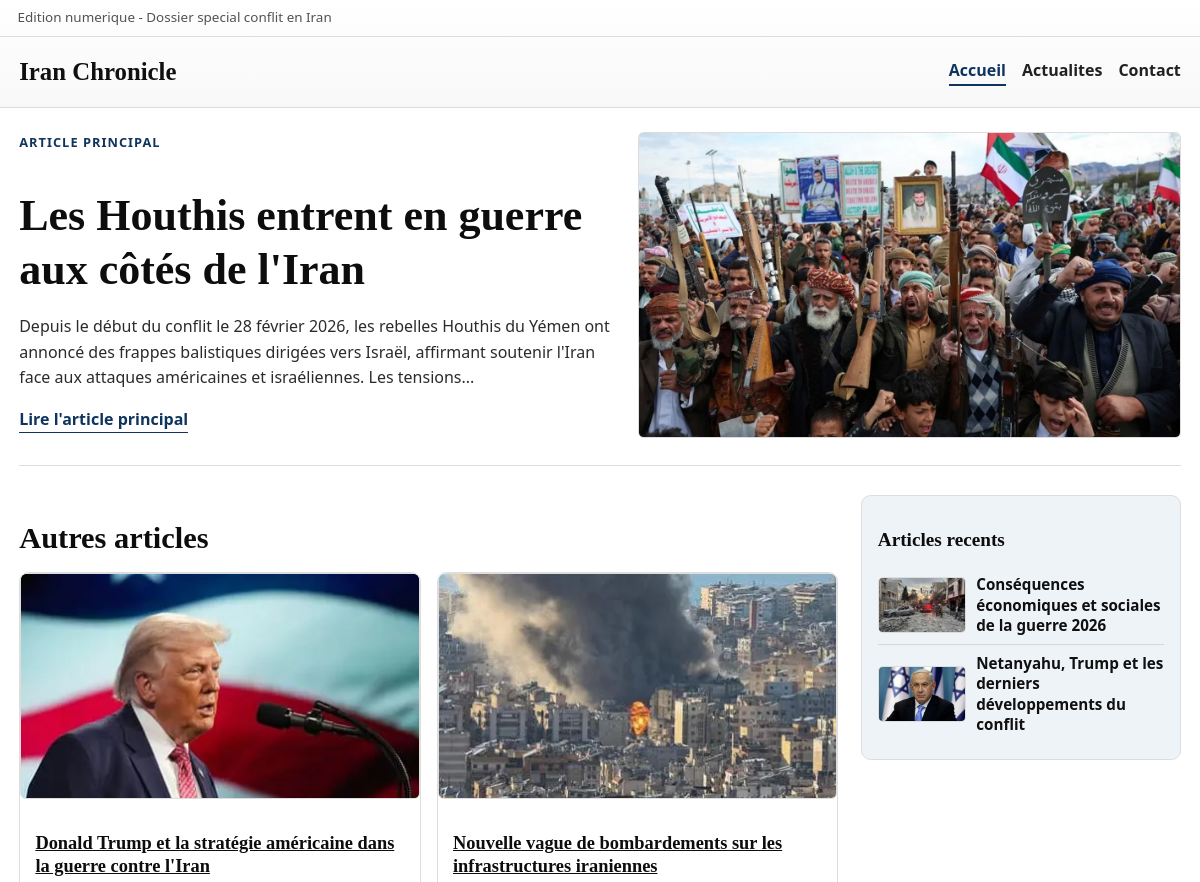
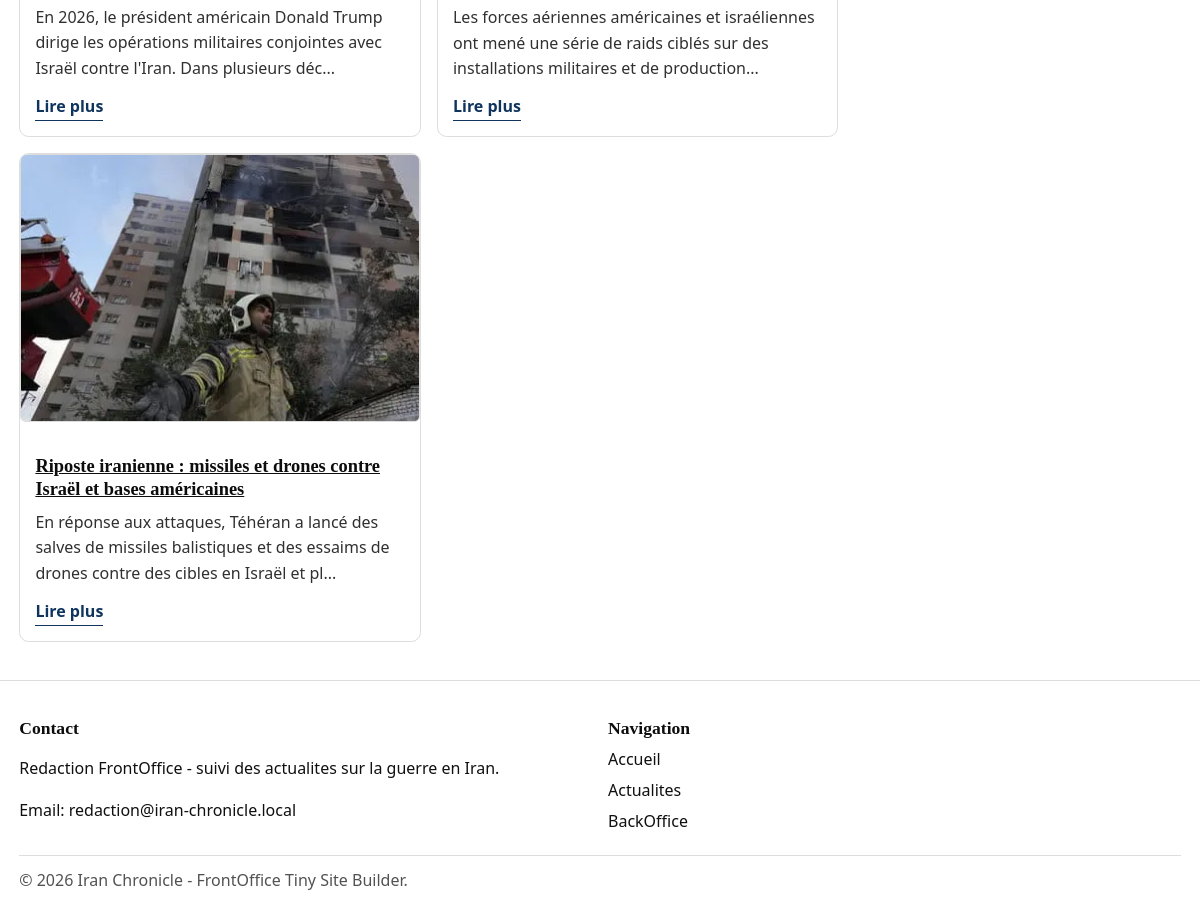
The page / on the database its author committed (2 pictures, top to bottom).
### tables this page shows
CREATE TABLE article_images (
  id INT UNSIGNED AUTO_INCREMENT PRIMARY KEY,
  article_id INT UNSIGNED NOT NULL,
  image_kind ENUM('main', 'thumb') NOT NULL DEFAULT 'main',
  image_path VARCHAR(255) NOT NULL,
  image_alt VARCHAR(255) DEFAULT NULL,
  sort_order TINYINT UNSIGNED NOT NULL DEFAULT 1,
  created_at TIMESTAMP NOT NULL DEFAULT CURRENT_TIMESTAMP,
  CONSTRAINT fk_article_images_article
    FOREIGN KEY (article_id) REFERENCES articles(id)
    ON DELETE CASCADE,
  UNIQUE KEY uq_article_kind (article_id, image_kind),
  KEY idx_article_images_article_id (article_id)
);

CREATE TABLE articles (
  id INT UNSIGNED AUTO_INCREMENT PRIMARY KEY,
  title VARCHAR(255) NOT NULL,
  slug VARCHAR(255) NOT NULL UNIQUE,
  content TEXT NOT NULL,
  is_published TINYINT(1) NOT NULL DEFAULT 1,
  created_at TIMESTAMP NOT NULL DEFAULT CURRENT_TIMESTAMP,
  updated_at TIMESTAMP NOT NULL DEFAULT CURRENT_TIMESTAMP ON UPDATE CURRENT_TIMESTAMP
);

### src/includes/front_helpers.php (called while the page is built, shortened)
<?php
function h($value)
{
    return htmlspecialchars((string)$value, ENT_QUOTES, 'UTF-8');
}
function front_excerpt($text, $maxLength = 180)
{
    $plain = trim((string)preg_replace('/\s+/', ' ', strip_tags((string)$text)));
    return rtrim(substr($plain, 0, $maxLength - 1)) . '...';
}
function front_article_url($article)
{
    $id = isset($article['id']) ? (int)$article['id'] : 0;
    $page = 1;
    $rubrique = isset($article['rubrique']) ? (int)$article['rubrique'] : 5;
    return '/articles/guerre-iran-article-' . $id . '-' . $page . '-' . $rubrique . '.html';
}
function front_article_alt($article, $fallback = 'actualite guerre iran')
{
    if (!empty($article['image_alt'])) {
        return (string)$article['image_alt'];
    }
    return $fallback;
}
function front_article_thumb_alt($article, $fallback = 'actualite guerre iran')
{
    if (!empty($article['image_thumb_alt'])) {
        return (string)$article['image_thumb_alt'];
    }
    return front_article_alt($article, $fallback);
}
function front_local_image_url($rawPath)
{
    $path = trim((string)$rawPath);
    $normalized = '/' . ltrim($path, '/');
    $fullPath = dirname(__DIR__) . str_replace('/', DIRECTORY_SEPARATOR, $normalized);
    if (is_file($fullPath)) {
        return $normalized;
    }
    return null;
}
function front_build_thumb_path($rawPath)
{
    $path = trim((string)$rawPath);
    $dotPos = strrpos($path, '.');
    $prefix = substr($path, 0, $dotPos);
    $suffix = substr($path, $dotPos);
    return $prefix . '-thumb' . $suffix;
}
function front_article_image_src($article, $width, $height, $fallbackAlt = 'actualite guerre iran')
{
    $local = front_local_image_url(isset($article['image_url']) ? $article['image_url'] : '');
    if ($local !== null) {
        return $local;
    }
    return front_svg_placeholder(front_article_alt($article, $fallbackAlt), $width, $height);
}
function front_article_thumb_src($article, $width, $height, $fallbackAlt = 'actualite guerre iran')
{
    $thumbLocalFromDb = front_local_image_url(isset($article['image_thumb_url']) ? $article['image_thumb_url'] : '');
    if ($thumbLocalFromDb !== null) {
        return $thumbLocalFromDb;
    }
    $thumbPath = front_build_thumb_path(isset($article['image_url']) ? $article['image_url'] : '');
    $thumbLocal = front_local_image_url($thumbPath);
    return front_article_image_src($article, $width, $height, $fallbackAlt);
}
function front_fetch_articles_by_ids($ids)
{
    $cleanIds = array();
    foreach ($ids as $id) {
        $num = (int)$id;
        if ($num > 0) {
            $cleanIds[] = $num;
        }
    }
    $pdo = db();
    $placeholders = implode(',', array_fill(0, count($cleanIds), '?'));
    $rows = array();
    try {
        $sql = "SELECT
                    a.id,
                    a.title,
                    a.slug,
                    a.content,
                    ai_main.image_path AS image_url,
                    COALESCE(ai_thumb.image_path, '') AS image_thumb_url,
                    COALESCE(NULLIF(ai_main.image_alt, ''), a.title) AS image_alt,
                    COALESCE(NULLIF(ai_thumb.image_alt, ''), NULLIF(ai_main.image_alt, ''), a.title) AS image_thumb_alt,
                    a.created_at,
                    a.updated_at
                FROM articles a
                LEFT JOIN article_images ai_main
                    ON ai_main.article_id = a.id AND ai_main.image_kind = 'main'
                LEFT JOIN article_images ai_thumb
                    ON ai_thumb.article_id = a.id AND ai_thumb.image_kind = 'thumb'
                WHERE a.is_published = 1 AND a.id IN (" . $placeholders . ")";
        $stmt = $pdo->prepare($sql);
        $stmt->execute($cleanIds);
        $rows = $stmt->fetchAll(PDO::FETCH_ASSOC);
    } catch (PDOException $exception) {
        try {
            $sql = "SELECT
                        a.id,
                        a.title,
                        a.slug,
                        a.content,
                        ai_main.image_path AS image_url,
                        COALESCE(ai_thumb.image_path, '') AS image_thumb_url,
                        COALESCE(NULLIF(ai_main.image_alt, ''), a.title) AS image_alt,
                        COALESCE(NULLIF(ai_thumb.image_alt, ''), NULLIF(ai_main.image_alt, ''), a.title) AS image_thumb_alt,
                        a.created_at,
                        a.updated_at
                    FROM articles a
                    LEFT JOIN article_images ai_main
                        ON ai_main.article_id = a.id AND ai_main.image_kind = 'main'
                    LEFT JOIN article_images ai_thumb
                        ON ai_thumb.article_id = a.id AND ai_thumb.image_kind = 'thumb'
                    WHERE a.id IN (" . $placeholders . ")";
            $stmt = $pdo->prepare($sql);
            $stmt->execute($cleanIds);
            $rows = $stmt->fetchAll(PDO::FETCH_ASSOC);
        } catch (PDOException $exception) {
            $sql = 'SELECT id, title, slug, content, NULL AS image_url, NULL AS image_thumb_url, title AS image_alt, title AS image_thumb_alt, created_at, updated_at FROM articles WHERE is_published = 1 AND id IN (' . $placeholders . ')';
            $stmt = $pdo->prepare($sql);
            $stmt->execute($cleanIds);
            $rows = $stmt->fetchAll(PDO::FETCH_ASSOC);
        }
    }
    $indexed = array();
    foreach ($rows as $row) {
        $indexed[(int)$row['id']] = $row;
    }
    $ordered = array();
    foreach ($cleanIds as $id) {
        if (isset($indexed[$id])) {
            $ordered[] = $indexed[$id];
        }
    }
    return $ordered;
}

### src/index.php (the view, shortened to what this page needs)
<?php
require_once __DIR__ . '/includes/front_helpers.php';
$featuredList = front_fetch_articles_by_ids(array(1));
$othersList = front_fetch_articles_by_ids(array(2, 3, 4));
$recentList = front_fetch_articles_by_ids(array(5, 6));
$featuredArticle = count($featuredList) > 0 ? $featuredList[0] : null;
$gridArticles = $othersList;
$recentArticles = $recentList;
include __DIR__ . '/includes/header.php';
?>
<main class="layout-main">
    <section class="hero-news" aria-labelledby="hero-title">
        <?php if ($featuredArticle): ?>
            <?php
            $heroMainSrc = front_article_image_src($featuredArticle, 1200, 760, 'conflit en iran article principal');
            $heroThumbSrc = front_article_thumb_src($featuredArticle, 860, 520, 'conflit en iran article principal');
            ?>
            <div class="hero-content">
                <p class="kicker">Article principal</p>
                <h1 id="hero-title"><?php echo h($featuredArticle['title']); ?></h1>
                <p class="hero-summary"><?php echo h(front_excerpt($featuredArticle['content'], 230)); ?></p>
                <a class="link-read" href="<?php echo h(front_article_url($featuredArticle)); ?>">Lire l'article principal</a>
            </div>
            <div class="hero-image-wrap">
                <picture>
                    <source media="(max-width: 980px)" srcset="<?php echo h($heroThumbSrc); ?>">
                    <img
                        src="<?php echo h($heroMainSrc); ?>"
                        alt="<?php echo h(front_article_alt($featuredArticle, 'conflit en iran article principal')); ?>"
                        width="1200"
                        height="760"
                        loading="eager"
                        fetchpriority="high"
                        decoding="async">
                </picture>
            </div>
        <?php endif; ?>
    </section>
    <div class="content-grid">
        <section id="actualites" class="articles-section" aria-labelledby="articles-title">
            <h2 id="articles-title">Autres articles</h2>
            <?php if (count($gridArticles) === 0): ?>
                <p class="empty-state">Aucun autre article disponible pour le moment.</p>
            <?php else: ?>
                <div class="cards-grid">
                    <?php foreach ($gridArticles as $article): ?>
                        <article class="news-card">
                            <a class="card-image-link" href="<?php echo h(front_article_url($article)); ?>">
                                <img
                                    src="<?php echo h(front_article_thumb_src($article, 860, 520, 'actualite guerre iran')); ?>"
                                    alt="<?php echo h(front_article_thumb_alt($article, 'actualite guerre iran')); ?>"
                                    width="860"
                                    height="520"
                                    loading="lazy"
                                    fetchpriority="low"
                                    decoding="async">
                            </a>
                            <div class="card-body">
                                <h3><a href="<?php echo h(front_article_url($article)); ?>"><?php echo h($article['title']); ?></a></h3>
                                <p><?php echo h(front_excerpt($article['content'], 140)); ?></p>
                                <a class="link-read" href="<?php echo h(front_article_url($article)); ?>">Lire plus</a>
                            </div>
                        </article>
                    <?php endforeach; ?>
                </div>
            <?php endif; ?>
        </section>
        <aside class="sidebar" aria-labelledby="sidebar-title">
            <h2 id="sidebar-title">Articles recents</h2>
            <ul>
                <?php foreach ($recentArticles as $recent): ?>
                    <li>
                        <a class="recent-link" href="<?php echo h(front_article_url($recent)); ?>">
                            <img
                                src="<?php echo h(front_article_thumb_src($recent, 240, 140, 'actualite recente guerre iran')); ?>"
                                alt="<?php echo h(front_article_thumb_alt($recent, 'actualite recente guerre iran')); ?>"
                                width="240"
                                height="140"
                                loading="lazy"
                                fetchpriority="low"
                                decoding="async">
                            <span><?php echo h($recent['title']); ?></span>
                        </a>
                    </li>
                <?php endforeach; ?>
            </ul>
        </aside>
    </div>
</main>
<?php include __DIR__ . '/includes/footer.php'; ?>

### rows shown on the page
article_images: article.title "Les Houthis entrent en guerre aux côtés de l'Iran", article.content "Depuis le début du conflit le 28 février 2026, les rebelles Houthis du Yémen ont annoncé des frappes balistiques dirigées vers Israël, affirmant soutenir l'Iran face aux attaques américaines et israéliennes. Les tensions...", image_path (picture)
article_images: shows a picture, article.title "Donald Trump et la stratégie américaine dans la guerre contre l'Iran", article.content "En 2026, le président américain Donald Trump dirige les opérations militaires conjointes avec Israël contre l'Iran. Dans plusieurs déc..."
article_images: shows a picture, article.title "Nouvelle vague de bombardements sur les infrastructures iraniennes", article.content "Les forces aériennes américaines et israéliennes ont mené une série de raids ciblés sur des installations militaires et de production..."
article_images: shows a picture, article.title "Riposte iranienne : missiles et drones contre Israël et bases américaines", article.content "En réponse aux attaques, Téhéran a lancé des salves de missiles balistiques et des essaims de drones contre des cibles en Israël et pl..."
article_images: shows a picture, article.title "Conséquences économiques et sociales de la guerre 2026"
article_images: image_path (picture), article.title "Netanyahu, Trump et les derniers développements du conflit"
